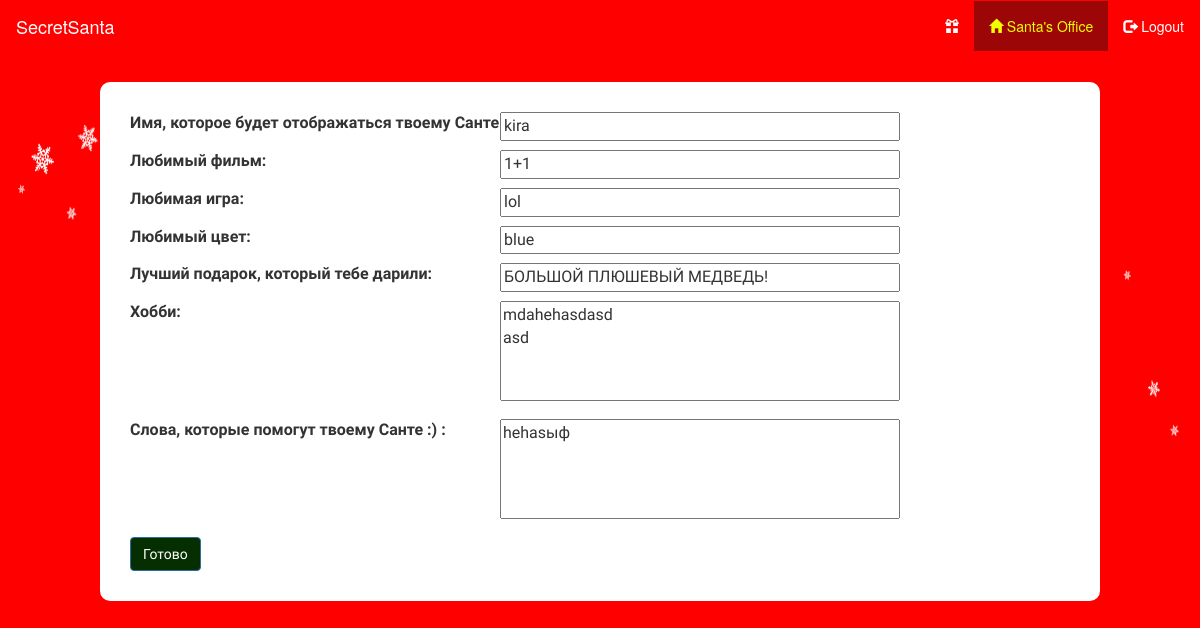
The app's page /private_office_change/ (signed in) with its own data.
### santa_app/models.py (models this page shows, shortened)
class MyUser(AbstractBaseUser):
    username = models.CharField(max_length=100, unique=True, verbose_name='Имя пользователя')
    password = models.CharField(max_length=100, verbose_name="Пароль")
    real_name = models.CharField(max_length=100, verbose_name="Имя, которое будет отображаться твоему Санте")
    fav_present = models.TextField(default="", blank=True, verbose_name="Лучший подарок, который тебе дарили")
    fav_film = models.TextField(default="", blank=True, verbose_name="Любимый фильм")
    fav_game = models.TextField(default="", blank=True, verbose_name="Любимая игра")
    fav_color = models.TextField(default="", blank=True, verbose_name="Любимый цвет")
    hobbies = models.TextField(default="", blank=True, verbose_name="Хобби")
    key_words = models.TextField(default="", blank=True, verbose_name="Слова, которые помогут твоему Санте :) ")
    santa_for = models.OneToOneField('self', null=True, blank=True)
    is_taken = models.BooleanField(default=False)
    is_active = models.BooleanField(default=True)
    is_admin = models.BooleanField(default=False)
    is_superuser = models.BooleanField(default=False)
    objects = MyUserManager()
    USERNAME_FIELD = 'username'
    REQUIRED_FIELDS = ['real_name']

### santa_app/views.py (the view)
# urls.py: url(r'^private_office_change/$', PrivateOfficeHhange.as_view(), name='private_offive_change'),
class PrivateOfficeHhange(UpdateView, LoginRequiredMixin):
    model = MyUser
    form_class = PrivateOfficeChangeForm
    template_name = 'private_office_change.html'
    success_url = '/private_office'
    redirect_field_name = '/login/'
    def get_object(self, queryset=None):
        return self.request.user

### santa_app/forms.py
class PrivateOfficeChangeForm(forms.ModelForm):
    class Meta:
        model = MyUser
        fields = ( 'real_name', 'fav_film', 'fav_game', 'fav_color', 'fav_present', 'hobbies', 'key_words')
        widgets = {'real_name': forms.TextInput(attrs={'class': 'reqistr-real-name'}),
                   'fav_film': forms.TextInput(attrs={'class': 'reqistr-fav-film'}),
                   'fav_game': forms.TextInput(attrs={'class': 'reqistr-fav-game'}),
                   'fav_color': forms.TextInput(attrs={'class': 'reqistr-fav-color'}),
                   'fav_present': forms.TextInput(attrs={'class': 'reqistr-fav-present'}),
                   'hobbies': forms.Textarea(attrs={'class': 'reqistr-hobbies'}),
                   'key_words': forms.Textarea(attrs={'class': 'reqistr-key-words'}),
                   }

### templates/private_office_change.html (shortened to what this page needs)
{% extends 'base.html' %}
{%block private_office%}
    <li class="active"><a href="/private_office/"><span class="glyphicon glyphicon-home"></span> Santa's Office</a></li>
{% endblock %}
{% block main %}
<form action="/private_office_change/" method="POST" class="private-office-form">
{{form.as_p}}
<input type="submit" class="btn btn-primary private-office-change-btn" value="Готово"/>
</form>
{% endblock %}

### static/css/style.css (style rules this page uses)
body { background:red; }
.btn-primary { background: #062f01; }
.private-office-form { text-align: left; display: block; }
.reqistr-real-name, .reqistr-username, .reqistr-fav-film, .reqistr-fav-game, .reqistr-fav-color, .reqistr-fav-present, .registr-pass1, .registr-pass2 { width: 400px; position: absolute; right: 200px; }
.reqistr-hobbies { width: 400px; height:100px; position: absolute; right: 200px; resize: none; }
.reqistr-key-words { width: 400px; height:100px; position: absolute; right: 200px; resize: none; margin: 80px 0 0 0 ; }
label[for="id_key_words"] { margin: 80px 0 0 0 ; }
.private-office-change-keywords-label, .private-office-change-btn { margin: 85px 0 0 0; }
.navbar-default .navbar-nav > li > a { color: white; }
.navbar-default .navbar-nav > .active > a, .navbar-default .navbar-nav > .active > a:hover, .navbar-default .navbar-nav > .active > a:focus { color: #f0ff00; background-color: #9d0606; }

### records on screen
MyUser: real_name "kira", fav_film "1+1", fav_game "lol", fav_color "blue", fav_present "БОЛЬШОЙ ПЛЮШЕВЫЙ МЕДВЕДЬ!", hobbies "mdahehasdasd asd", key_words "hehasыф"
